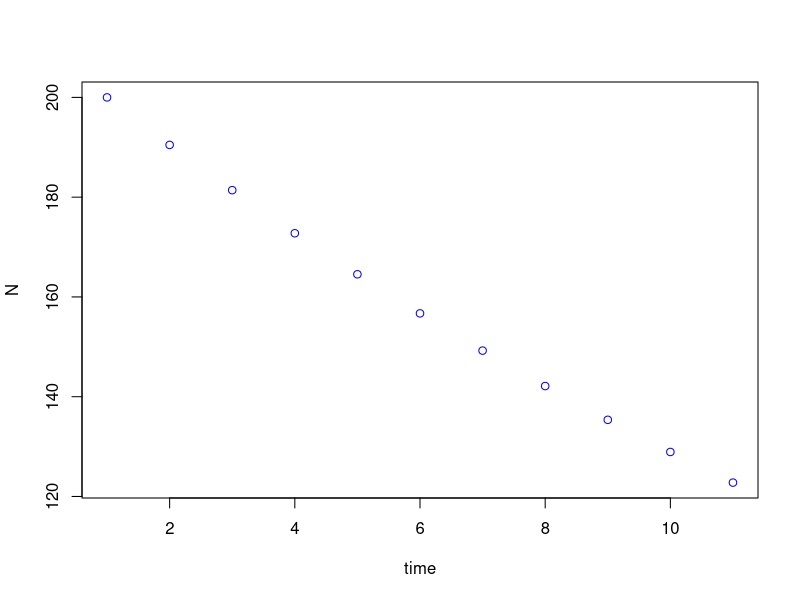

The R script that drew this image:
#Pseudo-code exercise

#################################

#question:
#The geometric growth model is the simplest model for population
#growth in discrete time. It assumes that every year the size of the
#population changes by the same factor, R.
#N(t+1) = R * N(t)
#Exercise: write pseudo-code for a program that simulates the
#growth of a population for 10 years, starting with N=100 animals and
#assuming R = 1.05, and prints the final population size.

#ans:
#assign N=100 and R=1.05
#for loop over t for 10 years
  #assign N to R*N 
#print final N

N <-100
R <-1.05
for(t in 1:10){
  N = R*N
}
print(N)

#Bonus: modify the pseudo-code so the program will make a plot of
#N versus t.

#ans:
#assign N=100 and R=1.05
#initialize a vector NN to hold all values of N through time (fill it with NA values, set first element to 100)
#for loop over t for 10 years
  #assign each element of NN to R*NN
#plot the NN vector against time

#geometricGrowthScrip.R
#a script to simulate and plot the discrete logistic model

#setup: none needed

#set initial conditions and parameter values
N0 <- 200
RR <- 1/1.05
ttmax<- 10

#initialize variable to a vector of NA values
NN <- matrix(NA, nrow = 1, ncol = ttmax+1)
NN[1] <- N0

#use a loop to iterate the model the desired number of times
for(tt in 1:ttmax){
  NN[tt+1] <- RR*NN[tt]
}
print(NN)
plot(1:(ttmax+1),NN, xlab="time", ylab="N", col="blue")
